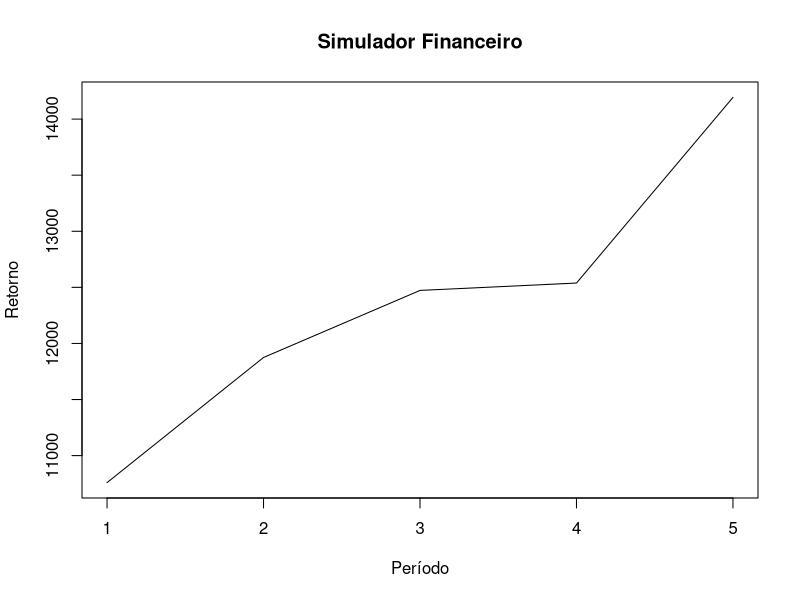

The R script that drew this image:
capital_inicial <- 10000
taxa_juros <- 0.1
duracao_investimento <- 5

retorno_aleatorio <- rnorm(n = duracao_investimento, mean = taxa_juros, sd = 0.05)

retorno_periodo <- rep(NA, duracao_investimento)
retorno_periodo[1] <- capital_inicial * (1 + retorno_aleatorio[1])
for (i in 2:duracao_investimento) {
  retorno_periodo[i] <- retorno_periodo[i-1] * (1 + retorno_aleatorio[i])
}

retorno_total <- retorno_periodo[duracao_investimento] - capital_inicial
volatilidade <- sd(retorno_aleatorio)
desvio_padrao <- sd(retorno_periodo)
sharpe_ratio <- (retorno_total - taxa_juros) / desvio_padrao

plot(retorno_periodo, type = "l", xlab = "Período", ylab = "Retorno", main = "Simulador Financeiro")